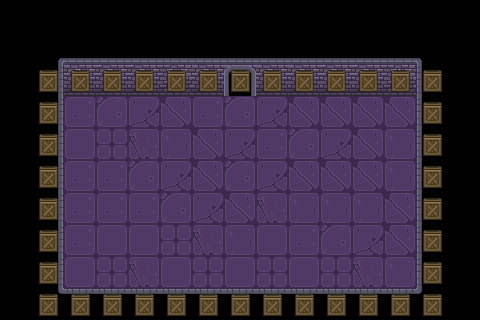

The image is a tile-based game level rendered from a .tmx file. Its description and complete source (layers, tilesets, objects, tile grids) follow:
An orthogonal 15x10 tile map with 32x32 px tiles, 4 tile layers (Map, Object, Object2, Wall) and 58 objects.

<map version="1.9" tiledversion="1.9.2" orientation="orthogonal" renderorder="right-down" width="15" height="10" tilewidth="32" tileheight="32" infinite="0" nextlayerid="11" nextobjectid="191">
 <editorsettings>
  <export target="BossMap.json" format="json" />
 </editorsettings>
 <tileset firstgid="1" name="Full" tilewidth="32" tileheight="32" tilecount="56" columns="7">
  <image source="../images/Full.png" trans="ff00ff" width="224" height="256" />
  <tile id="27">
   <properties>
    <property name="name" value="DoorLock" />
   </properties>
  </tile>
  <tile id="34">
   <properties>
    <property name="name" value="DoorOpen" />
   </properties>
  </tile>
  <tile id="41">
   <properties>
    <property name="name" value="DoorColse" />
   </properties>
  </tile>
 </tileset>
 <layer id="2" name="Map" width="15" height="10">
  <data encoding="csv">
0,0,0,0,0,0,0,0,0,0,0,0,0,0,0,
0,1,2,3,4,5,2,2,2,2,3,4,5,6,0,
0,8,9,10,11,12,9,9,9,9,10,11,12,13,0,
0,15,16,17,18,19,16,17,18,19,19,19,19,13,0,
0,8,23,24,25,26,19,18,16,17,18,19,26,13,0,
0,15,16,16,17,18,19,17,18,19,19,19,26,13,0,
0,8,16,16,16,17,18,19,25,26,26,26,19,13,0,
0,15,16,23,23,24,25,26,23,16,17,18,19,20,0,
0,22,23,24,25,23,24,23,24,23,24,25,26,27,0,
0,29,30,31,32,33,30,31,32,30,31,32,33,34,0
</data>
 </layer>
 <layer id="3" name="Object" width="15" height="10">
  <data encoding="csv">
0,0,0,0,0,0,0,0,0,0,0,0,0,0,0,
0,0,0,0,0,0,0,0,0,0,0,0,0,0,0,
0,0,41,0,0,0,0,42,0,0,0,0,41,0,0,
0,0,0,0,0,0,0,0,0,0,0,0,0,0,0,
0,0,0,0,0,0,0,0,0,0,0,0,0,0,0,
0,0,0,0,0,0,0,0,0,0,0,0,0,0,0,
0,0,0,0,0,0,0,0,0,0,0,0,0,0,0,
0,0,0,0,0,0,0,0,0,0,0,0,0,0,0,
0,0,0,0,0,0,0,0,0,0,0,0,0,0,0,
0,0,0,0,0,0,0,0,0,0,0,0,0,0,0
</data>
 </layer>
 <layer id="4" name="Object2" width="15" height="10">
  <data encoding="csv">
0,0,0,0,0,0,0,0,0,0,0,0,0,0,0,
0,0,0,0,0,0,0,0,0,0,0,0,0,0,0,
0,0,0,0,0,0,0,35,0,0,0,0,0,0,0,
0,0,0,0,0,0,0,0,0,0,0,0,0,0,0,
0,0,0,0,0,0,0,0,0,0,0,0,0,0,0,
0,0,0,0,0,0,0,0,0,0,0,0,0,0,0,
0,0,0,0,0,0,0,0,0,0,0,0,0,0,0,
0,0,0,0,0,0,0,0,0,0,0,0,0,0,0,
0,0,0,0,0,0,0,0,0,0,0,0,0,0,0,
0,0,0,0,0,0,0,0,0,0,0,0,0,0,0
</data>
 </layer>
 <layer id="1" name="Wall" width="15" height="10">
  <data encoding="csv">
0,0,0,0,0,0,0,0,0,0,0,0,0,0,0,
0,0,0,0,0,0,0,0,0,0,0,0,0,0,0,
0,14,14,14,14,14,14,14,14,14,14,14,14,14,0,
0,14,0,0,0,0,0,0,0,0,0,0,0,14,0,
0,14,0,0,0,0,0,0,0,0,0,0,0,14,0,
0,14,0,0,0,0,0,0,0,0,0,0,0,14,0,
0,14,0,0,0,0,0,0,0,0,0,0,0,14,0,
0,14,0,0,0,0,0,0,0,0,0,0,0,14,0,
0,14,0,0,0,0,0,0,0,0,0,0,0,14,0,
0,14,14,14,14,14,14,14,14,14,14,14,14,14,0
</data>
 </layer>
 <objectgroup id="5" name="BossAttack1" visible="0">
  <object id="29" x="96.5" y="128.5">
   <point />
  </object>
  <object id="30" x="97" y="159.5">
   <point />
  </object>
  <object id="31" x="95.5" y="192">
   <point />
  </object>
  <object id="32" x="96.5" y="224.5">
   <point />
  </object>
  <object id="33" x="96" y="256">
   <point />
  </object>
  <object id="34" x="128.5" y="254">
   <point />
  </object>
  <object id="35" x="128" y="225.5">
   <point />
  </object>
  <object id="36" x="128.5" y="192.5">
   <point />
  </object>
  <object id="37" x="129" y="128">
   <point />
  </object>
  <object id="38" x="128.5" y="159.5">
   <point />
  </object>
  <object id="39" x="160.5" y="128">
   <point />
  </object>
  <object id="40" x="192.5" y="129">
   <point />
  </object>
  <object id="41" x="224" y="128">
   <point />
  </object>
  <object id="42" x="256" y="127.5">
   <point />
  </object>
  <object id="43" x="288" y="126.5">
   <point />
  </object>
  <object id="44" x="319.5" y="126">
   <point />
  </object>
  <object id="45" x="351.5" y="127.5">
   <point />
  </object>
  <object id="46" x="383.5" y="127">
   <point />
  </object>
  <object id="47" x="160" y="160">
   <point />
  </object>
  <object id="48" x="192.5" y="159">
   <point />
  </object>
  <object id="49" x="224" y="159">
   <point />
  </object>
  <object id="50" x="257" y="160">
   <point />
  </object>
  <object id="51" x="288" y="159.5">
   <point />
  </object>
  <object id="52" x="319.5" y="159.5">
   <point />
  </object>
  <object id="53" x="352" y="159.5">
   <point />
  </object>
  <object id="54" x="383.5" y="159">
   <point />
  </object>
  <object id="55" x="160" y="192.5">
   <point />
  </object>
  <object id="56" x="160" y="224">
   <point />
  </object>
  <object id="57" x="160.5" y="255.5">
   <point />
  </object>
  <object id="58" x="192" y="256.5">
   <point />
  </object>
  <object id="59" x="225" y="256">
   <point />
  </object>
  <object id="60" x="255.5" y="255">
   <point />
  </object>
  <object id="61" x="288" y="256.5">
   <point />
  </object>
  <object id="62" x="319.5" y="256">
   <point />
  </object>
  <object id="63" x="353" y="255">
   <point />
  </object>
  <object id="64" x="386" y="255.5">
   <point />
  </object>
  <object id="65" x="384.5" y="224">
   <point />
  </object>
  <object id="66" x="385" y="191.5">
   <point />
  </object>
  <object id="67" x="351.5" y="192.5">
   <point />
  </object>
  <object id="68" x="352.5" y="223.5">
   <point />
  </object>
  <object id="69" x="319.5" y="222.5">
   <point />
  </object>
  <object id="70" x="319.5" y="193">
   <point />
  </object>
  <object id="71" x="289" y="191">
   <point />
  </object>
  <object id="72" x="287" y="225">
   <point />
  </object>
  <object id="73" x="256" y="225">
   <point />
  </object>
  <object id="74" x="256.5" y="192.5">
   <point />
  </object>
  <object id="75" x="223.5" y="192">
   <point />
  </object>
  <object id="76" x="223.5" y="224">
   <point />
  </object>
  <object id="77" x="191.5" y="223.5">
   <point />
  </object>
  <object id="128" x="192" y="191.5">
   <point />
  </object>
 </objectgroup>
 <objectgroup id="10" name="BossAttack2">
  <object id="183" x="112.333" y="144.333">
   <point />
  </object>
  <object id="184" x="112" y="240.333">
   <point />
  </object>
  <object id="185" x="368" y="143.667">
   <point />
  </object>
  <object id="186" x="367.333" y="240.667">
   <point />
  </object>
  <object id="187" x="191.667" y="191">
   <point />
  </object>
  <object id="188" x="288" y="191.667">
   <point />
  </object>
  <object id="189" x="239.667" y="256.667">
   <point />
  </object>
  <object id="190" x="239" y="128">
   <point />
  </object>
 </objectgroup>
</map>
